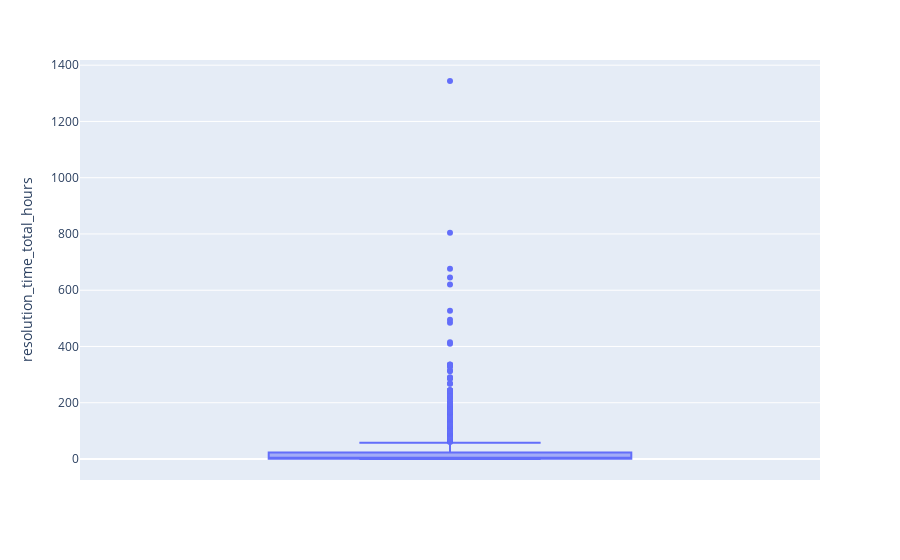

The notebook cell this image was saved under:
### Markdown cell above
### Boxplot of resolution time (showing outlier INC)

### Code cell
# df_main.boxplot(column='resolution_time_total_hours')
fig = px.box(df_main, y="resolution_time_total_hours")
fig.show()

### Figure 1 — Plotly figure (JSON) as saved in the notebook; plotly's stock layout.template omitted (floating-point values rounded to 4 significant figures; data arrays with more than 128 entries replaced by an {"elided": "..."} marker saying what was removed)
{"data": [{"alignmentgroup": "True", "hovertemplate": "resolution_time_total_hours=%{y}<extra></extra>", "legendgroup": "", "marker": {"color": "#636efa"}, "name": "", "notched": false, "offsetgroup": "", "orientation": "v", "showlegend": false, "type": "box", "x0": " ", "xaxis": "x", "y": {"elided": "2263 float values"}, "y0": " ", "yaxis": "y"}], "layout": {"boxmode": "group", "legend": {"tracegroupgap": 0}, "margin": {"t": 60}, "xaxis": {"anchor": "y", "domain": [0, 1]}, "yaxis": {"anchor": "x", "domain": [0, 1], "title": {"text": "resolution_time_total_hours"}}}}
